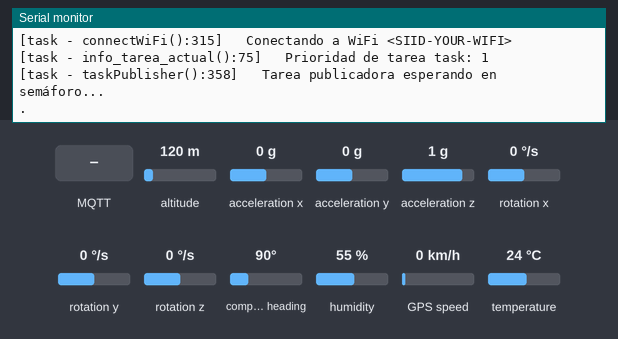
A sketch run on a simulated ESP32-C3. Shown: the last lines printed to the serial monitor. Wiring (inferred from the names in the program): MPU-6050 motion sensor at I2C address 0x68. The test bench sets the inputs (shaded band); at power-on: acceleration x 0 g, altitude 120 m, acceleration y 0 g, acceleration z 1 g, rotation x 0 °/s, rotation y 0 °/s, rotation z 0 °/s, compass heading 90°, humidity 55 %, GPS speed 0 km/h, temperature 24 °C. WiFi joins after 1.5 s; servers stay silent unless stated; the local clock reads 2024-03-15 10:24:30 at power-on unless the sketch sets it; the GPS gets a fix after 3 s at 37.7749, -122.4194 with 8 satellites; no MQTT or app messages arrive unless stated.

Above: at 7.6 s.
7.7 s: acceleration x set to -1.4 g
At 9.0 s:
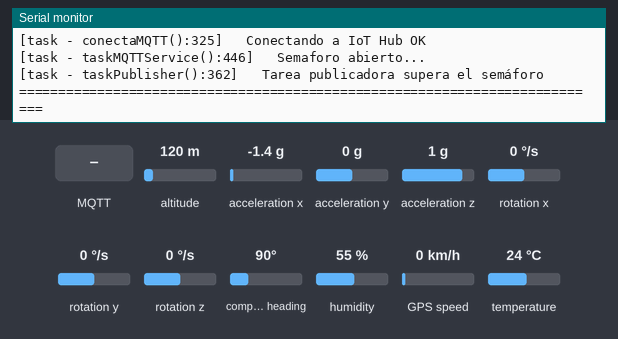
9.8 s: MQTT message "1" arrives on the first subscribed topic
At 11.0 s:
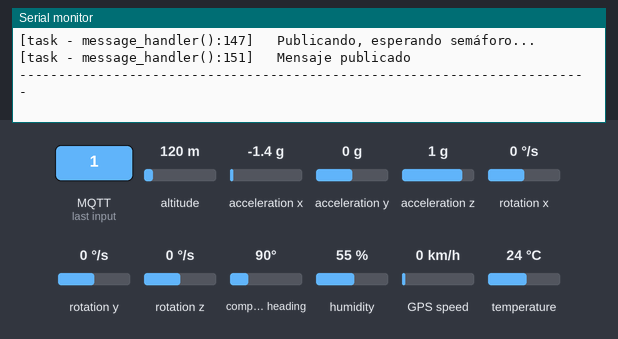
11.3 s: MQTT message "on" arrives on the first subscribed topic
At 11.6 s:
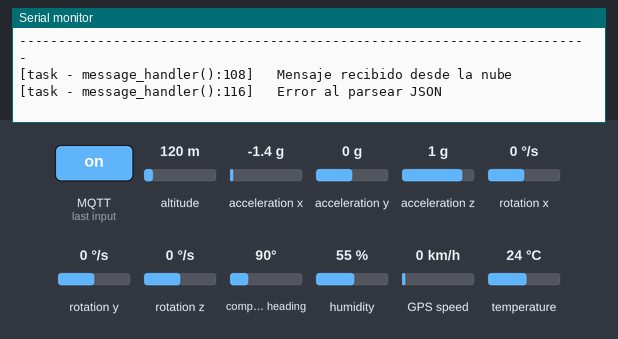

Measured:
- after the input at 9.8 s, the serial monitor: prints a new line at once (image 2)
- after the input at 11.3 s, the serial monitor: prints a new line at once (image 3)

The sketch:

sensorFrigorifico_azure.ino
```cpp
#include "DHTesp.h"
#include <TinyGPS++.h>
#include <OneWire.h>
#include <DallasTemperature.h>
#include <Wire.h>
#include <WiFi.h>
#include <WiFiClientSecure.h>
#include <PubSubClient.h>
#include <ArduinoJson.h>

// --- GPIO ---
#define PIN_DS18b20 4
#define PIN_DHT11 5
#define PIN_RX_NEO6M 7
#define PIN_TX_NEO6M 6
#define PIN_SDA_GY521 8
#define PIN_SCL_GY521 9


// definimos macro para indicar tarea, función y línea de código en los mensajes
#define DEBUG_STRING "["+String(pcTaskGetName(NULL))+" - "+String(__FUNCTION__)+"():"+String(__LINE__)+"]   "


// --- FreeRTOS ---
SemaphoreHandle_t semMqttReady;
SemaphoreHandle_t mqttMutex;
int periodo = 30;
bool send_gps = false;

// ------ SENSORES -------------
// Sensor DS18b20: Temperatura --> GPIO4
OneWire oneWire(PIN_DS18b20);
DallasTemperature sensors(&oneWire);
float temp;

// Sensor DHT11: Humedad --> GPIO5
DHTesp dht;
float hum;

// Sensor GY-521: Giroscopio (Aceleración/eje, Rotación/eje) --> GPIO6 Y 7
const int MPU_ADDR = 0x68; // Despertar MPU6050
int16_t AccX, AccY, AccZ;
int16_t GyroX, GyroY, GyroZ;

// Sensor Neo6M: GPS (Latitud, Longitud, Velocidad lineal, Rumbo) --> GPIO8 Y 9
TinyGPSPlus gps;

// ------------- COMUNICACION --------------------------
const char* WIFI_SSID     = "<SIID-YOUR-WIFI>";
const char* WIFI_PASSWORD = "<PASSWORD>";

const char* IOT_HUB_HOST  = "<IOT-HUB-NAME>.azure-devices.net";
const char* SAS_TOKEN     = "SharedAccessSignature sr=<TOKEN-GENERATED>";
const int   MQTT_PORT     = 8883;
const char* MQTT_USERNAME = "<IOT-HUB-NAME>.azure-devices.net/<DEVICE_ID>/?api-version=2021-04-12";
String DEVICE_ID     = "YOURDEVICE"; // EL ID SERÁ EL String(WiFi.getHostname());

char telemetryTopic[128];
char c2dTopic[128];

const char* ROOT_CA =
"-----BEGIN CERTIFICATE-----\n"
"...DIGICERT CERTIFICATE...\n"
"-----END CERTIFICATE-----\n";

WiFiClientSecure wifiClient;
PubSubClient     mqttClient(wifiClient);

//=====================================================================================================

//-----------------------------------------------------
// muestra información de la tarea
//-----------------------------------------------------
inline void info_tarea_actual() {
 Serial.println(DEBUG_STRING+"Prioridad de tarea "+ String(pcTaskGetName(NULL))+": "+String(uxTaskPriorityGet(NULL)));
}

//------------------------------------------------------------------------------------------------------
//                                   INICIALIZACIÓN Y LECTURA TIMESTAMP
//--------------------------------------------------------------------------------------------------------
// Timestamp via NTP
void syncNTP() {
  configTime(0, 0, "pool.ntp.org", "time.nist.gov");
  Serial.print(DEBUG_STRING+"Sincronizando NTP");
  time_t now = time(nullptr);
  while (now < 1000000000L) { delay(500); Serial.print("."); now = time(nullptr); }
  Serial.println(" OK");
}

void getTimestamp(char* buf, size_t len) {
  time_t now = time(nullptr);
  struct tm* t = gmtime(&now);
  strftime(buf, len, "%Y-%m-%dT%H:%M:%SZ", t);
}


//------------------------------------------------------------------------------------------------------
//                                   MANEJADOR COMANDOS
//--------------------------------------------------------------------------------------------------------
// Handler C2D
// Espera:
//     -> {"period": 5, "message": "period changed"}
//     -> {"gps": True, "message": "GPS required"}
//     -> {"period": 5, "gps": False, "message": "period changed and gps required"}
void message_handler(char* topic, byte* payload, unsigned int length) {

  Serial.println("-------------------------------------------------------------------------");
  Serial.println(DEBUG_STRING+"Mensaje recibido desde la nube");

  char message[256];
  memcpy(message, payload, min(length, sizeof(message) - 1));
  message[length] = '\0';

  StaticJsonDocument<256> doc;
  if (deserializeJson(doc, message)) {
    Serial.println(DEBUG_STRING+"Error al parsear JSON");
    return;
  }

  send_gps = doc["gps"] | send_gps;
  periodo = doc["period"] | periodo;          // actualiza periodo si viene el campo
  const char* msg = doc["message"] | "";    // imprime el mensaje si viene
  if (strlen(msg) > 0) Serial.println(DEBUG_STRING+msg);

  // Creamos JSON de confirmación
  StaticJsonDocument<200> docConfirm;
  char when[32];
  getTimestamp(when, sizeof(when));

  docConfirm["id"] = DEVICE_ID;
  // Comprobamos qué datos hemos cambiado
  if (doc.containsKey("gps")){
    Serial.println(DEBUG_STRING+"Solicitud de cambio en ubicación recibida. Nuevo estado: " + send_gps);
    docConfirm["new_gps"] = send_gps;
  }
  if(doc.containsKey("period")){
    Serial.println(DEBUG_STRING+"Solicitud de cambio en el periodo. Publicación cada: " + periodo);
    docConfirm["new_period"] = periodo;
  }
  docConfirm["when"] = when;

  char payloadConf[200];
  serializeJson(docConfirm, payloadConf);

  Serial.println(DEBUG_STRING+" Mensaje de confirmación a enviar: " + payloadConf);

  Serial.println(DEBUG_STRING+"Publicando, esperando semáforo...");
  xSemaphoreTake(mqttMutex, portMAX_DELAY);
  mqttClient.publish(telemetryTopic, payloadConf);
  xSemaphoreGive(mqttMutex);
  Serial.println(DEBUG_STRING+"Mensaje publicado");


  Serial.println("-------------------------------------------------------------------------");
}


//------------------------------------------------------------------------------------------------------
//                                        LECTURA DE SENSORES
//--------------------------------------------------------------------------------------------------------

// DS18B20
void read_temp(bool verbose){
  sensors.requestTemperatures(); // Pedir medición
  temp = sensors.getTempCByIndex(0);

  if(verbose){
    if (temp == DEVICE_DISCONNECTED_C) {
      Serial.println(DEBUG_STRING+"Error: sensor DS18B20 no conectado");
    } else {
      Serial.println(DEBUG_STRING+"Temperatura: " + String(temp) + " ºC");
    }
  }
}


// DHT11
void read_hum(bool verbose){
  hum = dht.getHumidity();

  if(verbose){
    if(isnan(hum)){
      Serial.println(DEBUG_STRING+"Error: humedad nula");
    }else{
      Serial.println(DEBUG_STRING+"Humedad: " + String(hum) + " %");
    }
  }
}


// GY-521
void read_girosc(bool verbose){
  // Comenzamos comunicación por I2C
  Wire.beginTransmission(MPU_ADDR);
  Wire.write(0x3B);
  Wire.endTransmission(false);

  // Solicitamos los datos. 8 bytes por lectura
  Wire.requestFrom(MPU_ADDR, 14, true);

  AccX = Wire.read() << 8 | Wire.read();
  AccY = Wire.read() << 8 | Wire.read();
  AccZ = Wire.read() << 8 | Wire.read();

  Wire.read(); Wire.read(); // temperatura

  GyroX = Wire.read() << 8 | Wire.read();
  GyroY = Wire.read() << 8 | Wire.read();
  GyroZ = Wire.read() << 8 | Wire.read();

  if(verbose){
    Serial.println(DEBUG_STRING+"Acc: " + String(AccX) + " | " + String(AccY) + " | " + String(AccZ));
    Serial.println(DEBUG_STRING+"Gyro: "+ String(GyroX) + " | " + String(GyroY) + " | " + String(GyroZ));
  }
}


// NEO6M
void read_gps(bool verbose){
  while (Serial1.available()) {
    int read = Serial1.read();
    gps.encode(read);
  }

  if(verbose){
    if(gps.location.isValid()){
      Serial.println(DEBUG_STRING+"----- DATOS GPS -----");

      Serial.print(DEBUG_STRING+"Latitud: ");
      Serial.println(gps.location.lat(), 6);

      Serial.print(DEBUG_STRING+"Longitud: ");
      Serial.println(gps.location.lng(), 6);

      Serial.print(DEBUG_STRING+"Velocidad (km/h): ");
      Serial.println(gps.speed.kmph());

      Serial.print(DEBUG_STRING+"Rumbo (grados): ");
      Serial.println(gps.course.deg());

      Serial.print(DEBUG_STRING+"Satélites: ");
      Serial.println(gps.satellites.value());

    }else{
      Serial.println("Buscando señal GPS...");
    }
  }


}


//----------------------------------------------------------------------------------------------------------
//                                              INICIALIZAR SENSORES
//-----------------------------------------------------------------------------------------------------------

void ini_temp(){
  Serial.println(DEBUG_STRING+"...Iniciando DS18B20...");
  sensors.begin();
  read_temp(false); // Obtenemos primera lectura para evitar valores nulo inicial
  Serial.println(DEBUG_STRING+"...Finalizado DS18B20...");
}


void ini_hum(){
  Serial.println(DEBUG_STRING+"...Iniciando DHT11...");
  dht.setup(PIN_DHT11, DHTesp::DHT11);
  read_hum(false); // Obtenemos primera lectura para evitar valores nulo inicial
  Serial.println(DEBUG_STRING+"...Finalizado DHT11...");

}


void ini_giroscopio(){
  Serial.println(DEBUG_STRING+"...Iniciando GY-521...");
  Wire.begin(PIN_SDA_GY521, PIN_SCL_GY521);
  // Despertar MPU6050
  Wire.beginTransmission(MPU_ADDR);
  Wire.write(0x6B);
  Wire.write(0);
  Wire.endTransmission(true);

  read_girosc(false);
  Serial.println(DEBUG_STRING+"...Finalizado GY-521...");
}


void ini_gps(){
  Serial.println(DEBUG_STRING+"...Iniciando NEO6M...");
  Serial1.begin(9600, SERIAL_8N1, PIN_TX_NEO6M, PIN_RX_NEO6M);

  // Leemos hasta que obtengamos señal de gps
  do{
    delay(5000);
    Serial.println(DEBUG_STRING+"...Buscando señal gps (cada 5 segundos)...");
    read_gps(false);
  }while(!gps.location.isValid());
  Serial.println(DEBUG_STRING+"...Finalizado NEO6M...");
}


void inicializarSensores(){
  ini_temp();
  ini_hum();
  ini_giroscopio();
  ini_gps();
}

//--------------------------------------------------------------------------------------------------
//                              INICIALIZAR CONEXIONES
//--------------------------------------------------------------------------------------------------

// --- WIFI -----
void connectWiFi() {
  Serial.println(DEBUG_STRING+"Conectando a WiFi " + WIFI_SSID);
  WiFi.begin(WIFI_SSID, WIFI_PASSWORD);
  while (WiFi.status() != WL_CONNECTED) { delay(500); Serial.print("."); }
  Serial.println();
  Serial.println(DEBUG_STRING+"WiFi conectado, IP address: " + WiFi.localIP().toString());
}

// ----- MQTT -----
void conectaMQTT() {
  while (!mqttClient.connected()) {
    Serial.print(DEBUG_STRING+"Conectando a IoT Hub");
    if (mqttClient.connect(DEVICE_ID.c_str(), MQTT_USERNAME, SAS_TOKEN)) {
      Serial.println(" OK");
      mqttClient.subscribe(c2dTopic);
    } else {
      Serial.print(" Error: "); Serial.println(mqttClient.state());
      Serial.println(DEBUG_STRING+"Reintentando en 5 segundos...");
      delay(5000);
    }
  }
}

void inic_MQTT(){
  wifiClient.setCACert(ROOT_CA);
  mqttClient.setServer(IOT_HUB_HOST, MQTT_PORT);
  mqttClient.setCallback(message_handler); // FUNCIÓN QUE EMPLEA CUANDO RECIBE MENSAJES
  mqttClient.setBufferSize(1024);

  snprintf(telemetryTopic, sizeof(telemetryTopic),
    "devices/%s/messages/events/$.ct=application%%2Fjson&$.ce=utf-8", DEVICE_ID.c_str());
  snprintf(c2dTopic, sizeof(c2dTopic),
    "devices/%s/messages/devicebound/#", DEVICE_ID.c_str());

  conectaMQTT();
}

//-------------------------------------------------------------------------------------------------------------------
//                                                    TAREAS FreeRTOS
//------------------------------------------------------------------------------------------------------------------

// Publicar cada "periodo" s
void taskPublisher(void *pvParameters) {
  info_tarea_actual();
  Serial.println(DEBUG_STRING+"Tarea publicadora esperando en semáforo...");

  // Esperar a que MQTT esté listo
  xSemaphoreTake(semMqttReady, portMAX_DELAY);
  Serial.println(DEBUG_STRING+"Tarea publicadora supera el semáforo");


  while(true) {
    Serial.println("===========================================================================");
    read_temp(true);
    read_hum(true);
    read_girosc(true);
    read_gps(true);

    char when[32];
    getTimestamp(when, sizeof(when));

    // ---- TRANSFORMAMOS A JSON ----
    StaticJsonDocument<250> doc;
    doc["id"] = DEVICE_ID;
    doc["temperature"]    = temp;
    doc["humidity"]       = hum;

    JsonArray acc = doc.createNestedArray("acceleration");
    acc.add(AccX);
    acc.add(AccY);
    acc.add(AccZ);

    JsonArray gyro = doc.createNestedArray("angular_speed");
    gyro.add(GyroX);
    gyro.add(GyroY);
    gyro.add(GyroZ);

    doc["lineal_speed"]   = gps.speed.kmph();

    // Si solicitan enviar información gps a tiempo real
    if(send_gps){
      StaticJsonDocument<200> docGPS;
      if (gps.location.isValid()){
        docGPS["longitude"]  = gps.location.lng();
        docGPS["latitude"]   = gps.location.lat();
      }else{
        docGPS["longitude"]  = NULL;
        docGPS["latitude"]   = NULL;
      }
      docGPS["course"]     = gps.course.deg();

      //Agregamos en un campo GPS
      doc["gps"] = docGPS.as<JsonObject>();
    }

    doc["when"]        = when;

    char payload[250];
    serializeJson(doc, payload);

    Serial.println(DEBUG_STRING+" Mensaje periódico a enviar: " + payload);

    Serial.println(DEBUG_STRING+"Publicando, esperando semáforo...");
    xSemaphoreTake(mqttMutex, portMAX_DELAY);
    mqttClient.publish(telemetryTopic, payload);
    xSemaphoreGive(mqttMutex);

    Serial.println(DEBUG_STRING+"Mensaje publicado");
    Serial.println("===========================================================================");
    vTaskDelay(pdMS_TO_TICKS(periodo*1000));
  }
}

// ----------- Mantener conexión y ejecutar loop MQTT
void taskMQTTService(void *pvParameters) {
  info_tarea_actual();

  // Inicialización de WiFi
  connectWiFi();
  syncNTP();

  // Preparar identificadores
  DEVICE_ID = WiFi.getHostname();
  Serial.println(DEBUG_STRING+DEVICE_ID);

  // Inicializarr conexión MQTT
  inic_MQTT();

  // Conectarse a MQTT
  conectaMQTT();

  Serial.println(DEBUG_STRING+"Semaforo abierto...");

  // Señalizar que MQTT ya está listo
  xSemaphoreGive(semMqttReady);

  // Bucle principal de servicio MQTT
  while(true) {
    if (!mqttClient.connected()) conectaMQTT();
    mqttClient.loop();
    vTaskDelay(pdMS_TO_TICKS(10));
  }
}


//--------------------------------------------------------------------------------------------------
//                                            SETUP
//--------------------------------------------------------------------------------------------------
void setup() {
  Serial.begin(115200);

  // Para evitar retrasos con la conexión del monitor serial
  delay(1000);

  Serial.println();

  // Crear semáforo
  semMqttReady = xSemaphoreCreateBinary();
  mqttMutex = xSemaphoreCreateBinary();
  xSemaphoreGive(mqttMutex);
  info_tarea_actual();

  // Inicializamos primero los sensores, dado que el GPS eslo que más tarda en inicializar
  Serial.println(DEBUG_STRING+" Inicializando sensores...");
  inicializarSensores();

  // Inicializamos la conexión WiFi y MQTT
  Serial.println(DEBUG_STRING+" Inicializando conexiones...");
  xTaskCreate(taskMQTTService, "MQTT Service", 4096, NULL, 2, NULL);


  // Arrancar la otra tarea (esperará al semáforo de MQTT para publicar)
  xTaskCreate(taskPublisher,   "Publisher",   4096, NULL, 1, NULL);

  Serial.println(DEBUG_STRING+"Setup terminado, esperando lectura periodica...");

  // --- Terminar la tarea loopTask ---
  vTaskDelete(NULL);
}

//-----------------------------------------------------
void loop() {
  // vacío: todo lo hacen las tareas FreeRTOS
}
```
